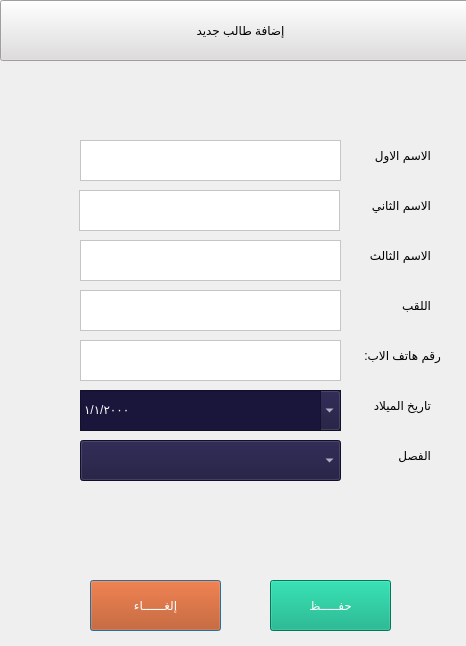
<?xml version="1.0" encoding="UTF-8"?>
<ui version="4.0">
 <class>Dialog</class>
 <widget class="QDialog" name="Dialog">
  <property name="geometry">
   <rect>
    <x>0</x>
    <y>0</y>
    <width>466</width>
    <height>646</height>
   </rect>
  </property>
  <property name="windowTitle">
   <string>Dialog</string>
  </property>
  <widget class="QLabel" name="label">
   <property name="geometry">
    <rect>
     <x>340</x>
     <y>340</y>
     <width>101</width>
     <height>31</height>
    </rect>
   </property>
   <property name="styleSheet">
    <string notr="true">font: 10pt &quot;PT Bold Heading&quot;;
color:rgb(0, 0, 0)</string>
   </property>
   <property name="text">
    <string>رقم هاتف الاب:</string>
   </property>
  </widget>
  <widget class="QPushButton" name="btnCancelAddingStudent">
   <property name="geometry">
    <rect>
     <x>90</x>
     <y>580</y>
     <width>131</width>
     <height>51</height>
    </rect>
   </property>
   <property name="styleSheet">
    <string notr="true">background-color:rgb(194, 64, 0);
color:rgb(255, 255, 255);
font: 15pt &quot;PT Bold Heading&quot;;</string>
   </property>
   <property name="text">
    <string>إلغــــــاء</string>
   </property>
  </widget>
  <widget class="QPushButton" name="labAddStudent">
   <property name="geometry">
    <rect>
     <x>0</x>
     <y>0</y>
     <width>481</width>
     <height>61</height>
    </rect>
   </property>
   <property name="styleSheet">
    <string notr="true">background-color:rgb(223, 221, 220);
color:rgb(0, 0, 0);

font: 18pt &quot;Mohammad Annoktah&quot;;</string>
   </property>
   <property name="text">
    <string>إضافة طالب جديد</string>
   </property>
  </widget>
  <widget class="QPushButton" name="btnSaveStudent">
   <property name="geometry">
    <rect>
     <x>270</x>
     <y>580</y>
     <width>121</width>
     <height>51</height>
    </rect>
   </property>
   <property name="styleSheet">
    <string notr="true">background-color:rgb(0, 170, 127);
color:rgb(255, 255, 255);
font: 15pt &quot;PT Bold Heading&quot;;</string>
   </property>
   <property name="text">
    <string>حفـــــظ</string>
   </property>
  </widget>
  <widget class="QLabel" name="label_12">
   <property name="geometry">
    <rect>
     <x>350</x>
     <y>390</y>
     <width>81</width>
     <height>31</height>
    </rect>
   </property>
   <property name="styleSheet">
    <string notr="true">font: 10pt &quot;PT Bold Heading&quot;;
color:rgb(0, 0, 0)</string>
   </property>
   <property name="text">
    <string>تاريخ الميلاد</string>
   </property>
  </widget>
  <widget class="QDateEdit" name="dateStudentDOB">
   <property name="geometry">
    <rect>
     <x>80</x>
     <y>390</y>
     <width>261</width>
     <height>41</height>
    </rect>
   </property>
   <property name="autoFillBackground">
    <bool>true</bool>
   </property>
   <property name="styleSheet">
    <string notr="true">background-color:rgb(25, 21, 59);
color:rgb(255, 255, 255);
font: 12pt &quot;PT Bold Heading&quot;;</string>
   </property>
   <property name="locale">
    <locale language="Arabic" country="Yemen"/>
   </property>
   <property name="currentSection">
    <enum>QDateTimeEdit::DaySection</enum>
   </property>
   <property name="displayFormat">
    <string>d/M/yyyy</string>
   </property>
   <property name="calendarPopup">
    <bool>true</bool>
   </property>
   <property name="timeSpec">
    <enum>Qt::LocalTime</enum>
   </property>
  </widget>
  <widget class="QLabel" name="label_6">
   <property name="geometry">
    <rect>
     <x>350</x>
     <y>290</y>
     <width>81</width>
     <height>31</height>
    </rect>
   </property>
   <property name="styleSheet">
    <string notr="true">font: 10pt &quot;PT Bold Heading&quot;;
color:rgb(0, 0, 0)</string>
   </property>
   <property name="text">
    <string>اللقب</string>
   </property>
  </widget>
  <widget class="QLabel" name="label_4">
   <property name="geometry">
    <rect>
     <x>350</x>
     <y>190</y>
     <width>81</width>
     <height>31</height>
    </rect>
   </property>
   <property name="styleSheet">
    <string notr="true">font: 10pt &quot;PT Bold Heading&quot;;
color:rgb(0, 0, 0)</string>
   </property>
   <property name="text">
    <string>الاسم الثاني</string>
   </property>
  </widget>
  <widget class="QLabel" name="label_5">
   <property name="geometry">
    <rect>
     <x>350</x>
     <y>240</y>
     <width>81</width>
     <height>31</height>
    </rect>
   </property>
   <property name="styleSheet">
    <string notr="true">font: 10pt &quot;PT Bold Heading&quot;;
color:rgb(0, 0, 0)</string>
   </property>
   <property name="text">
    <string>الاسم الثالث</string>
   </property>
  </widget>
  <widget class="QTextEdit" name="txtStudentThirName">
   <property name="geometry">
    <rect>
     <x>80</x>
     <y>240</y>
     <width>261</width>
     <height>41</height>
    </rect>
   </property>
   <property name="styleSheet">
    <string notr="true">background-color:rgb(255, 255, 255);
color:rgb(0, 0, 0)</string>
   </property>
  </widget>
  <widget class="QTextEdit" name="txtStudentSecName">
   <property name="geometry">
    <rect>
     <x>79</x>
     <y>190</y>
     <width>261</width>
     <height>41</height>
    </rect>
   </property>
   <property name="styleSheet">
    <string notr="true">background-color:rgb(255, 255, 255);
color:rgb(0, 0, 0)</string>
   </property>
  </widget>
  <widget class="QLabel" name="label_2">
   <property name="geometry">
    <rect>
     <x>340</x>
     <y>140</y>
     <width>91</width>
     <height>31</height>
    </rect>
   </property>
   <property name="styleSheet">
    <string notr="true">font: 10pt &quot;PT Bold Heading&quot;;
color:rgb(0, 0, 0)</string>
   </property>
   <property name="text">
    <string>الاسم الاول</string>
   </property>
  </widget>
  <widget class="QTextEdit" name="txtStudentLName">
   <property name="geometry">
    <rect>
     <x>80</x>
     <y>290</y>
     <width>261</width>
     <height>41</height>
    </rect>
   </property>
   <property name="styleSheet">
    <string notr="true">background-color:rgb(255, 255, 255);
color:rgb(0, 0, 0)</string>
   </property>
  </widget>
  <widget class="QTextEdit" name="txtStudentFName">
   <property name="geometry">
    <rect>
     <x>80</x>
     <y>140</y>
     <width>261</width>
     <height>41</height>
    </rect>
   </property>
   <property name="styleSheet">
    <string notr="true">background-color:rgb(255, 255, 255);
color:rgb(0, 0, 0)</string>
   </property>
  </widget>
  <widget class="QTextEdit" name="txtStudentParentPhone">
   <property name="geometry">
    <rect>
     <x>80</x>
     <y>340</y>
     <width>261</width>
     <height>41</height>
    </rect>
   </property>
   <property name="styleSheet">
    <string notr="true">background-color:rgb(255, 255, 255);
color:rgb(0, 0, 0)</string>
   </property>
   <property name="inputMethodHints">
    <set>Qt::ImhDialableCharactersOnly|Qt::ImhDigitsOnly|Qt::ImhMultiLine</set>
   </property>
   <property name="lineWidth">
    <number>3</number>
   </property>
  </widget>
  <widget class="QComboBox" name="combClasses">
   <property name="geometry">
    <rect>
     <x>80</x>
     <y>440</y>
     <width>261</width>
     <height>41</height>
    </rect>
   </property>
   <property name="styleSheet">
    <string notr="true">background-color:rgb(25, 21, 59);
color:rgb(255, 255, 255);
font: 12pt &quot;PT Bold Heading&quot;;</string>
   </property>
  </widget>
  <widget class="QLabel" name="label_13">
   <property name="geometry">
    <rect>
     <x>350</x>
     <y>440</y>
     <width>81</width>
     <height>31</height>
    </rect>
   </property>
   <property name="styleSheet">
    <string notr="true">font: 10pt &quot;PT Bold Heading&quot;;
color:rgb(0, 0, 0)</string>
   </property>
   <property name="text">
    <string>الفصل</string>
   </property>
  </widget>
 </widget>
 <tabstops>
  <tabstop>txtStudentFName</tabstop>
  <tabstop>txtStudentSecName</tabstop>
  <tabstop>txtStudentThirName</tabstop>
  <tabstop>txtStudentLName</tabstop>
  <tabstop>txtStudentParentPhone</tabstop>
  <tabstop>dateStudentDOB</tabstop>
  <tabstop>labAddStudent</tabstop>
  <tabstop>btnCancelAddingStudent</tabstop>
  <tabstop>btnSaveStudent</tabstop>
  <tabstop>combClasses</tabstop>
 </tabstops>
 <resources/>
 <connections/>
</ui>
